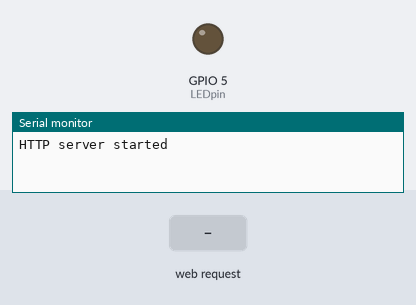
Bench run of a sketch on a simulated ESP8266 (NodeMCU). Parts: output pins drawn as LEDs (lit = HIGH), the last lines printed to the serial monitor. The inputs (shaded band) are chosen by the test bench.

Above: at 1.7 s.
1.8 s: HTTP request GET /ledon received
At 2.7 s:
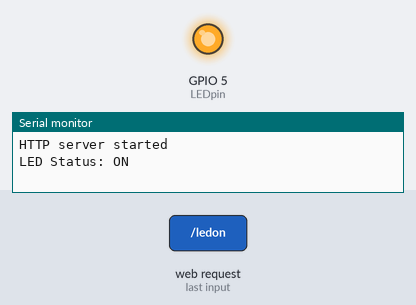
3.3 s: HTTP request GET / received
At 3.8 s:
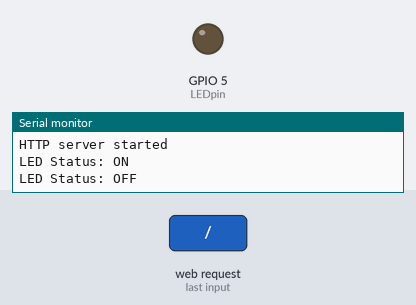
Timing chart, 0 to 6.3 s (numbered marks = the images above; inputs shaded):
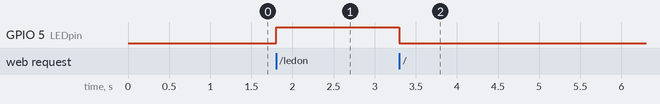

The sketch:

HTML_ESP.ino
```cpp
// Authored by Arash Harirpoosh - 9731505

#include <ESP8266WiFi.h>
#include <ESP8266WebServer.h>

/* Put your SSID & Password */
const char* ssid = "NodeMCU";       // Enter SSID here
const char* password = "12345678";  // Enter Password here

/* Put IP Address details */
IPAddress local_ip(192, 168, 1, 1);
IPAddress gateway(192, 168, 1, 1);
IPAddress subnet(255, 255, 255, 0);

ESP8266WebServer server(80);    // Declare an object of ESP8266WebServer library

#define ldrPin A0       // ESP8266 Analog Pin ADC0 = A0
const int LEDpin = 5;   // LED pin number
bool LEDstatus = LOW;   // Store the status of the LED
float ldrValue;
float ldrState;

void setup() {
  // put your setup code here, to run once:
  Serial.begin(115200);       // Set the baud rate (115200 bits per second) of the Serial Monitor
  pinMode(LEDpin, OUTPUT);    // Initialize GPIO5 pin as an output
  pinMode(ldrPin, INPUT);     // Initialize A0 pin as an input

  WiFi.mode(WIFI_AP);                             // Turn the WiFi module(ESP8266) into an access point mode
  WiFi.softAP(ssid, password);                    // Set up a soft access point to establish a Wi-Fi network by proving ssid and password
  WiFi.softAPConfig(local_ip, gateway, subnet);   // Configure the IP address, IP subnet mask and IP gateway of the soft access point
  delay(500);

  server.on("/", handle_OnConnect);                   // Specify a handler for the root URL
  server.on("/updateLDR", handle_Update_ldr_value);   // Specify a handler for the /updateLDR URL
  server.on("/ledon", handle_ledon);                  // Specify a handler for the ledon URL
  server.onNotFound(handle_NotFound);                 // Specify a handler for other URL's

  server.begin();   // Start the server
  Serial.println("HTTP server started");
}

void loop() {
  // put your main code here, to run repeatedly:
  server.handleClient();
  digitalWrite(LEDpin, LEDstatus);   // Turn the LED on or off corresponding to the LEDstatus

}

// This is the handler of the root URL which turns off the led by making the status LOW
void handle_OnConnect() {
  LEDstatus = LOW;
  Serial.println("LED Status: OFF");
  server.send(200, "text/html", ConstructHTMLResponse(LEDstatus, ldrState)); // Send corresponding Http response
}

// This is the handler of the updateLDR URL which updates the value of the ldr sensor in the HTML page
void handle_Update_ldr_value() {
  ldrValue = analogRead(ldrPin);       // Read the value of the ldr sensor and store it in 'ldrValue'
  ldrState = (ldrValue / 1023) * 100;  // Cast the value of the ldr sensor into a number between 0 to 100
  Serial.println("Updated LDR Value is: " + String(ldrState));
  server.send(200, "text/html", ConstructHTMLResponse(LEDstatus, ldrState));  // Send corresponding Http response
}

// This is the handler of the ledon URL which turns on the led by making the status HIGH
void handle_ledon() {
  LEDstatus = HIGH;
  Serial.println("LED Status: ON");
  server.send(200, "text/html", ConstructHTMLResponse(LEDstatus, ldrState));  // Send corresponding Http response
}

// This is the handler of the other URL's
void handle_NotFound() {
  server.send(404, "text/plain", "Not found");
}

// Generating the Webpage for http response
String ConstructHTMLResponse(uint8_t ledstate, float ldrvalue) {
  String checkstatus;
  String temp = "<!DOCTYPE html>";
  temp += "<html lang=\"en\">";
  temp += "<head><meta charset=\"UTF-8\"><title>HTML&ESP</title></head>";
  temp += "<style>\\h1 {text-align: center;color: whitesmoke;margin: 45px;}";
  temp += "body {background-color: slategray;}";
  temp += ".button {border: None;border-radius: 50%;background-color: #4CAF50;color: black;padding: 16px 32px;";
  temp += "text-align: center;text-decoration: none;position: relative;top: 50%;left: 50%;transform: translate(-50%, -50%);";
  temp += "display: block;font-size: 16px;margin: 15px 2px;transition-duration: 0.4s;cursor: pointer;width: 225px;}";
  temp += ".button:hover {background-color: midnightblue;color: white;}";
  temp += ".button:active {background-color: black;color: whitesmoke;}.button-clicked {background-color: black;color: whitesmoke}";
  temp += ".text_status {text-align: center;}</style>";
  temp += "<body> <h1>HTM & ESP Practice</h1>";
  temp += "<a class=\"button\" href=\"/updateLDR\">Update LDR Value</a>";
  temp += "<a class=\"button\" href=\"/ledon\">Turn On The LED</a><a class=\"button\" href=\"/\">Turn Off The LED</a>";
  temp += "<div class=\"text_status\">";
  if (ledstate) {
    checkstatus = "ON";
  }
  else {
    checkstatus = "OFF";
  }
  temp += "LDR Value: " + String(ldrvalue) + "% <br><br> LED Status: " + checkstatus + "</div>";
  temp += "</body></html>";

  return temp;
}
```

Measured:
- after the input at 1.8 s, GPIO 5 (LEDpin): LOW → HIGH at once
- after the input at 3.3 s, GPIO 5 (LEDpin): HIGH → LOW at once
